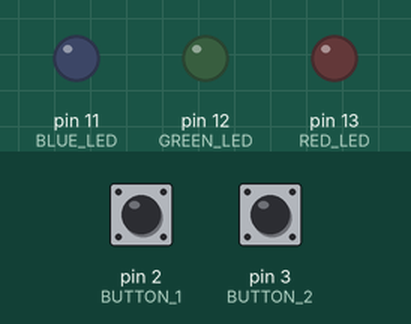
Recording of a sketch running on a simulated Arduino Uno, built with avr-gcc and run on an emulated ATmega328P. Shown: output pins drawn as LEDs (lit = HIGH). Inputs (shaded band) come from the test bench; at power-on: pin 3 (BUTTON_2) HIGH, pin 2 (BUTTON_1) HIGH.

Above: at 0.1 s.
At 6.8 s:
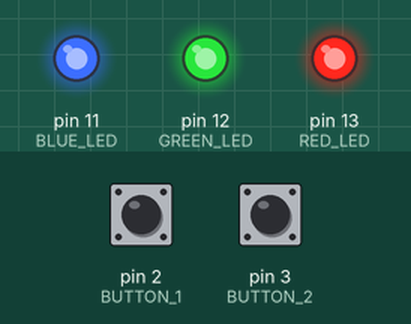
6.9 s: pin 3 (BUTTON_2) pulled LOW for 3 s
At 9.4 s:
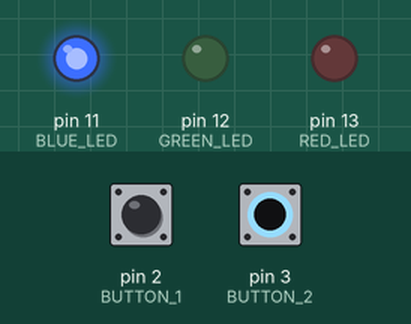
Timing chart, 0 to 10.9 s (numbered marks = the images above; inputs shaded):
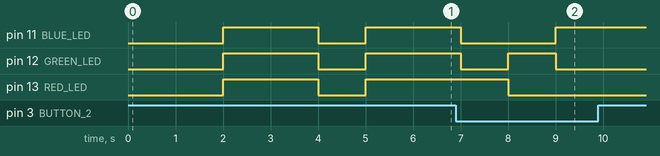

The sketch:

ENCE_3210_Lab_1_P7.ino
```cpp
/*
 * Kevin Granillo
 * January 16, 2025
 *
 * This program is a calculator with three different operations.
 * When a button is pressed the red LED turns on showing that addition has been selected.
 * When the button is pressed again, the green LED turns on showing subtraction has been selected
 * When the button is pressed for a third time, the blue LED turns on showing multiplication has been selected
 *
 * When the second button is pressed, the selected operation will be applied to the first elements of an array and all the lights turn off
 * The operation is then applied to the rest of the array and all the lights turn off
 * The calculator can be used again by pressing the first button
 *
 *
 *
 */
 // Assign pins to the buttons and LEDS
#define RED_LED 13
#define GREEN_LED 12
#define BLUE_LED 11
#define BUTTON_1 2
#define BUTTON_2 3

// Sets a button counter
int buttonCounter = 0;

// Sets arrays with numbers as constant integers
const int arrayOne[10] = {1,3,5,2,4,7,2,9,2,8};
const int arrayTwo[10] = {4,7,2,5,1,3,7,8,9,9};
// Answers are saved in this array
int answers[10] ={};
// Length of arrays for "for" loops
const int arrayLength = 10;


void setup() {
  // put your setup code here, to run once:
  Serial.begin(9600);
  // Sets LEDS as outputs
  pinMode(RED_LED, OUTPUT);
  pinMode(GREEN_LED, OUTPUT);
  pinMode(BLUE_LED, OUTPUT);
  // Sets buttons as inputs with pullup resistors
  pinMode(BUTTON_1, INPUT_PULLUP);
  pinMode(BUTTON_2, INPUT_PULLUP);
  // Starts all LEDS as off
  digitalWrite(RED_LED, LOW);
  digitalWrite(GREEN_LED, LOW);
  digitalWrite(BLUE_LED, LOW);

}

void loop() {
  // If the first button is pressed, the button counter goes up by 1
  if(digitalRead(BUTTON_1)){
    buttonCounter++;
    // Delay for digital debouncing
    delay(1000);
  }

  // If statement reads the amount of times button 1 has been pressed
  if(buttonCounter == 1){
    // Turns Red LED on and all other LEDs off
    digitalWrite(RED_LED, HIGH);
    digitalWrite(GREEN_LED, LOW);
    digitalWrite(BLUE_LED, LOW);
    // If statement activates if second button is pressed while Red LED is on
    if(digitalRead(BUTTON_2)){
      // Adds first elements in the arrays and saves them in the third array
      answers[0] = arrayOne[0]+arrayTwo[0];
      // Turns off all the LEDS
      digitalWrite(RED_LED, LOW);
      digitalWrite(GREEN_LED, LOW);
      digitalWrite(BLUE_LED, LOW);
      delay(1000);
      // Adds the rest of the elements in the array
      for(int i =1; i<arrayLength;i++){
        answers[i] = arrayOne[i]+arrayTwo[i];
      }
      // All LEDS are turned off and calculator is reset
      digitalWrite(RED_LED, HIGH);
      digitalWrite(GREEN_LED, HIGH);
      digitalWrite(BLUE_LED, HIGH);
      delay(1000);
      buttonCounter = 0;
    }
  }
  // If statement activates when first button is pressed twice
  if(buttonCounter == 2){
    // Green LED turns on and all others turn off
    digitalWrite(GREEN_LED, HIGH);
    digitalWrite(RED_LED, LOW);
    digitalWrite(BLUE_LED, LOW);
    // If statement activates when second button is pressed while Green LED is on
    if(digitalRead(BUTTON_2)){
      // Subtracts the first elements of the two arrays and saves the results in the third array
      answers[0] = arrayOne[0]-arrayTwo[0];
      // All LEDs turn off
      digitalWrite(RED_LED, LOW);
      digitalWrite(GREEN_LED, LOW);
      digitalWrite(BLUE_LED, LOW);
      delay(1000);
      // Subtracts the rest of the array elements and saves them in the third array
      for(int i =1; i<arrayLength;i++){
      answers[i] = arrayOne[i]-arrayTwo[i];
     }
     // Turns on all the LEDs
      digitalWrite(RED_LED, HIGH);
      digitalWrite(GREEN_LED, HIGH);
      digitalWrite(BLUE_LED, HIGH);
      delay(1000);
      // Resets calculator
      buttonCounter = 0;
  }
}
  // Turns on the Blue LED when the button is pressed is three times
  if(buttonCounter == 3){
    digitalWrite(GREEN_LED, LOW);
    digitalWrite(RED_LED, LOW);
    digitalWrite(BLUE_LED, HIGH);
    //  If second button is pressed while blue LED is on multipllication is activated
    if(digitalRead(BUTTON_2)){
      // First two elements are multiplied together and saved in third array
      answers[0] = arrayOne[0]*arrayTwo[0];
      // All LEDs turn off
      digitalWrite(RED_LED, LOW);
      digitalWrite(GREEN_LED, LOW);
      digitalWrite(BLUE_LED, LOW);
      delay(1000);
      // The rest of the elements are multiplied
      for(int i =1; i<arrayLength;i++){
        answers[i] = arrayOne[i]*arrayTwo[i];
      }
      // All LEDs turn on
      digitalWrite(RED_LED, HIGH);
      digitalWrite(GREEN_LED, HIGH);
      digitalWrite(BLUE_LED, HIGH);
      delay(1000);
      // Calculator is reset
      buttonCounter = 0;
    }
    }
  }
```
